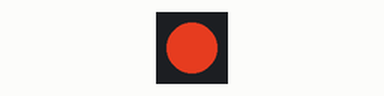
A sketch run on a simulated Arduino Uno, built with avr-gcc and run on an emulated ATmega328P. Shown: 1 RGB LEDs in strip order, left to right. Dim RGB values are drawn brighter than linear; random numbers use the default seed unless the sketch sets one.

Above: at 0.11 s.
At 9.6 s:
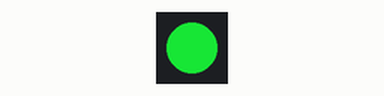
At 19.13 s:
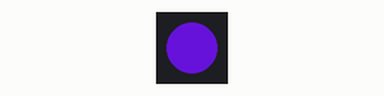
At 38.62 s:
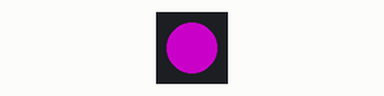
Timing chart, 0 to 40.0 s (numbered marks = the images above):
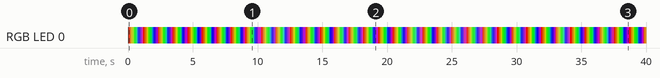

Measured:
- by itself, RGB LED 0: off → RGB(177, 46, 24) at 0.06 s, → RGB(142, 82, 24) 0.10 s later, → RGB(142, 119, 24) 0.10 s later, → RGB(113, 155, 24) 0.10 s later, … (387 changes in this stretch)

The sketch:

led_test.ino
```cpp
#include <FastLED.h>

#define NUM_LEDS 1
#define BRIGHTNESS  200
#define HUE_STEP 20
#define LED_CYCLE_DELAY  100
#define LED_PIN 1
#define MIN_SATURATION 150
#define MAX_SATURATION 256
byte HSV_HUE;
byte HSV_SATURATION;
byte ENDING_HSV_HUE;
byte LED_ITERATOR = 0;
CRGB leds[NUM_LEDS];
void do_mini_celebration(CRGB* leds, byte& hsv_hue, byte& hsv_saturation, byte& led_iterator,
                         const int & num_leds, const int & hue_step, byte & starting_hsv_hue,
                         const int & led_cycle_delay);

void setup() {
  // put your setup code here, to run once:

  FastLED.addLeds<WS2812B, LED_PIN, GRB>(leds, NUM_LEDS);
  FastLED.setBrightness(BRIGHTNESS);
}

void loop() {
  do_mini_celebration(leds, HSV_HUE, HSV_SATURATION, LED_ITERATOR, NUM_LEDS, HUE_STEP, ENDING_HSV_HUE, LED_CYCLE_DELAY, MIN_SATURATION, MAX_SATURATION);
}


void do_mini_celebration(CRGB* leds, byte& hsv_hue, byte& hsv_saturation, byte& led_iterator,
                         const int & num_leds, const int & hue_step, byte & ending_hsv_hue,
                         const int & led_cycle_delay, const int & min_saturation, const int & max_saturation)
{
  // pick a starting point for the rainbow
  hsv_hue = random(0, 256);
  hsv_saturation = random(min_saturation, max_saturation);
  ending_hsv_hue = hsv_hue - hue_step;

  FastLED.show();
  while (abs(hsv_hue - ending_hsv_hue) > hue_step )
  {
    for (led_iterator = 0; led_iterator < num_leds; led_iterator++)
    {
      FastLED.clear();
      leds[led_iterator].setHSV(hsv_hue, hsv_saturation, 255);
      FastLED.show();
      delay(led_cycle_delay);
    }
    hsv_hue += hue_step;
  }
  // rainbow left a couple times
  // rainbow right a couple times
  // blink them all in synchony a couple times
  // blink them all crazily a couple times
}
```
